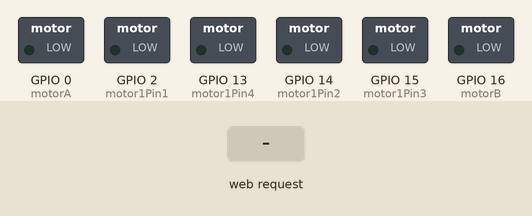
The sketch below on a simulated ESP32. On the bench: switched loads named in the sketch (green lamp = pin HIGH). Inputs (shaded band) come from the test bench. WiFi joins after 1.5 s; servers stay silent unless stated; what the sketch prints to the serial monitor is not drawn.

Above: at 2.7 s.
2.8 s: HTTP request GET /s received
At 3.6 s:
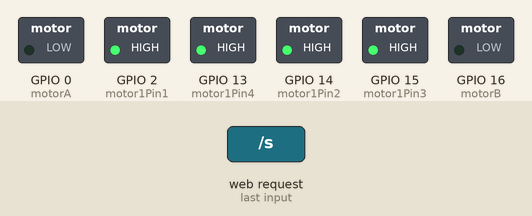
4.3 s: HTTP request GET /f received
At 4.8 s:
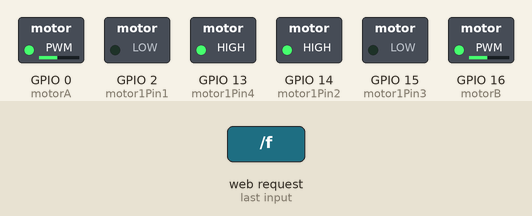
5.8 s: HTTP request GET /b received
At 7.0 s:
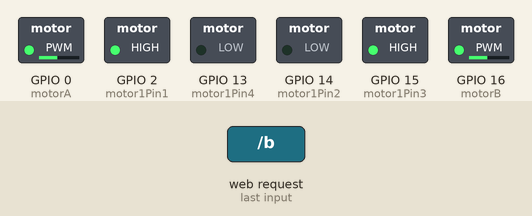
7.3 s: HTTP request GET /z received
At 8.3 s:
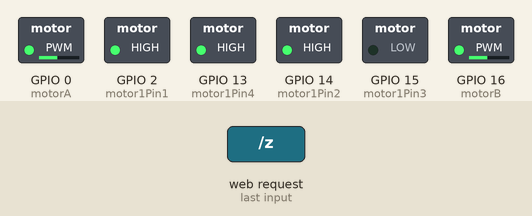
8.8 s: HTTP request GET /y received
At 9.4 s:
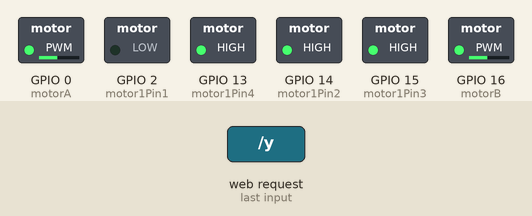
10.3 s: HTTP request GET /s received
At 10.6 s:
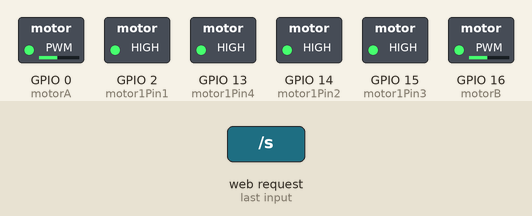
Timing chart, 0 to 12.8 s (numbered marks = the images above; inputs shaded):
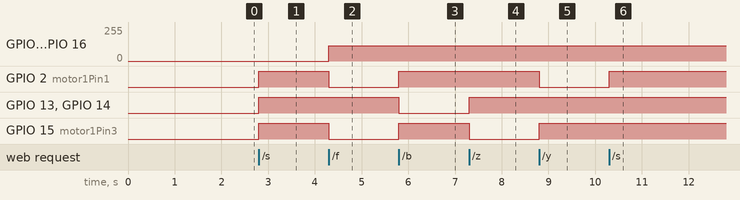

Measured:
- after the input at 2.8 s, GPIO 2 (motor1Pin1), GPIO 13 (motor1Pin4), GPIO 14 (motor1Pin2), GPIO 15 (motor1Pin3): LOW → HIGH at once
- after the input at 4.3 s, GPIO 0 (motorA), GPIO 16 (motorB): 0/255 → 115/255 at once; GPIO 2 (motor1Pin1), GPIO 15 (motor1Pin3): HIGH → LOW at once
- after the input at 5.8 s, GPIO 2 (motor1Pin1), GPIO 15 (motor1Pin3): LOW → HIGH at once; GPIO 13 (motor1Pin4), GPIO 14 (motor1Pin2): HIGH → LOW at once
- after the input at 7.3 s, GPIO 13 (motor1Pin4), GPIO 14 (motor1Pin2): LOW → HIGH at once; GPIO 15 (motor1Pin3): HIGH → LOW at once
- after the input at 8.8 s, GPIO 2 (motor1Pin1): HIGH → LOW at once; GPIO 15 (motor1Pin3): LOW → HIGH at once
- after the input at 10.3 s, GPIO 2 (motor1Pin1): LOW → HIGH at once

The sketch:

esp32__.ino
```cpp
#include <WiFi.h>
#include <WiFiClient.h>
#include <WebServer.h>
#include <ESPmDNS.h>

const char* ssid = "Xiaomi_Polaris";
const char* password = "705537915";

WebServer server(80);

// const int led = 13;
int motor1Pin1 = 2; // 右前进
int motor1Pin2 = 14; // 右后退
int motor1Pin3 = 15; // 左前进
int motor1Pin4 = 13; // 左后退 //zy
int motorA = 0  ;  //左使能
int motorB = 16 ; //右使能
float pwm = 0.45 ;

void handles() {
  server.send(200, "text/plain", "stop!");
  digitalWrite(motor1Pin1, HIGH);
  digitalWrite(motor1Pin2, HIGH);
  digitalWrite(motor1Pin3, HIGH);
  digitalWrite(motor1Pin4, HIGH);
  delay(200);
}

void handlef() {
  server.send(200, "text/plain", "forward!");
  digitalWrite(motor1Pin1, LOW);
  digitalWrite(motor1Pin2, HIGH);
  digitalWrite(motor1Pin3, LOW);
  digitalWrite(motor1Pin4, HIGH);
  ledcWrite(0, 65535*pwm);
  delay(100);
}

void handleb() {
  server.send(200, "text/plain", "back!");
  digitalWrite(motor1Pin1, HIGH);
  digitalWrite(motor1Pin2, LOW);
  digitalWrite(motor1Pin3, HIGH);
  digitalWrite(motor1Pin4, LOW);
  ledcWrite(0, 65535*pwm);
  delay(100);
}

void handlez() {
  server.send(200, "text/plain", "left!");
  digitalWrite(motor1Pin1, HIGH);
  digitalWrite(motor1Pin2, HIGH);
  digitalWrite(motor1Pin3, LOW);
  digitalWrite(motor1Pin4, HIGH);
  ledcWrite(0, 65535*pwm);
  delay(100);
}

void handley() {
  server.send(200, "text/plain", "right!");
  digitalWrite(motor1Pin1, LOW);
  digitalWrite(motor1Pin2, HIGH);
  digitalWrite(motor1Pin3, HIGH);
  digitalWrite(motor1Pin4, HIGH);
  ledcWrite(0, 65535*pwm);
  delay(100);
}


void handleRoot() {
  // digitalWrite(led, 1);
  server.send(200, "text/plain", "hello from esp32!");
  // digitalWrite(led, 0);
}

void handleNotFound() {
  // digitalWrite(led, 1);
  String message = "File Not Found\n\n";
  message += "URI: ";
  message += server.uri();
  message += "\nMethod: ";
  message += (server.method() == HTTP_GET) ? "GET" : "POST";
  message += "\nArguments: ";
  message += server.args();
  message += "\n";
  for (uint8_t i = 0; i < server.args(); i++) {
    message += " " + server.argName(i) + ": " + server.arg(i) + "\n";
  }
  server.send(404, "text/plain", message);
  // digitalWrite(led, 0);
}

void setup(void) {
  // 电机引脚
  pinMode(motor1Pin1, OUTPUT);
  pinMode(motor1Pin2, OUTPUT);
  pinMode(motor1Pin3, OUTPUT);
  pinMode(motor1Pin4, OUTPUT);
  pinMode(motorA, OUTPUT);
  pinMode(motorB, OUTPUT);
  //pwm
  ledcSetup(0, 500, 16);
  ledcAttachPin(motorA, 0);
  ledcAttachPin(motorB, 0);

  // pinMode(led, OUTPUT);
  // digitalWrite(led, 0);
  Serial.begin(115200);
  WiFi.mode(WIFI_STA);
  WiFi.begin(ssid, password);
  Serial.println("");

  // Wait for connection
  while (WiFi.status() != WL_CONNECTED) {
    delay(500);
    Serial.print(".");
  }
  Serial.println("");
  Serial.print("Connected to ");
  Serial.println(ssid);
  Serial.print("IP address: ");
  Serial.println(WiFi.localIP());

  if (MDNS.begin("esp32")) {
    Serial.println("MDNS responder started");
  }

  server.on("/", handleRoot);

  server.on("/inline", []() {
    server.send(200, "text/plain", "this works as well");
  });

  server.onNotFound(handleNotFound);
  server.on("/s",handles);
  server.on("/f",handlef);
  server.on("/b",handleb);
  server.on("/z",handlez);
  server.on("/y",handley);

  server.begin();
  Serial.println("HTTP server started");
}

void loop(void) {
  server.handleClient();
  delay(2);//allow the cpu to switch to other tasks
}
```
